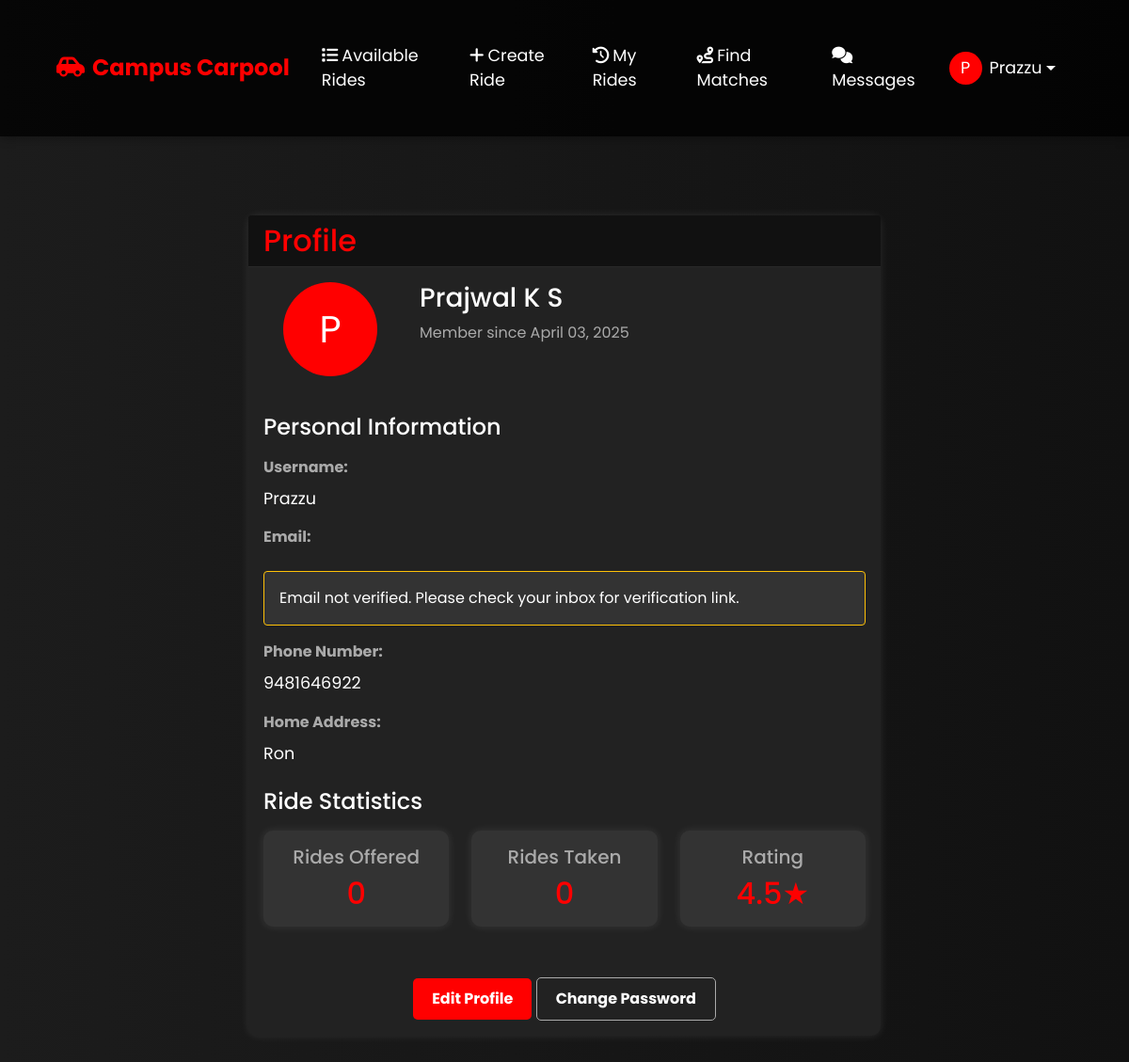
The app's page /profile/ (signed in) with its own data.
### accounts/models.py (models this page shows)
class CustomUser(AbstractUser):
    email_verified = models.BooleanField(default=False)
    campus_email = models.EmailField(unique=True)
    phone_number = models.CharField(max_length=15, blank=True)
    otp = models.CharField(max_length=6, null=True, blank=True)
    otp_created_at = models.DateTimeField(null=True, blank=True)
    home_address = models.CharField(max_length=255, blank=True)
    preferred_pickup_time = models.TimeField(null=True, blank=True)
    preferred_return_time = models.TimeField(null=True, blank=True)
    max_deviation_minutes = models.IntegerField(default=15)  # Maximum acceptable time deviation
    groups = models.ManyToManyField(
        'auth.Group',
        related_name='custom_user_set',
        blank=True,
        help_text='The groups this user belongs to.',
        verbose_name='groups',
    )
    user_permissions = models.ManyToManyField(
        'auth.Permission',
        related_name='custom_user_set',
        blank=True,
        help_text='Specific permissions for this user.',
        verbose_name='user permissions',
    )

### rides/views.py (the view)
# urls.py: path('profile/', views.profile, name='profile'),
@login_required
def profile(request):
    return render(request, 'rides/profile.html', {
        'user': request.user
    })

### rides/templates/rides/profile.html (shortened to what this page needs)
{% extends 'rides/base.html' %}
{% block content %}
<div class="container">
    <div class="row justify-content-center">
        <div class="col-md-8">
            <div class="card">
                <div class="card-header">
                    <h2 class="mb-0">Profile</h2>
                </div>
                <div class="card-body">
                    <div class="row mb-4">
                        <div class="col-md-3 text-center">
                            <div class="user-avatar-lg text-white rounded-circle d-flex align-items-center justify-content-center mb-3" style="width: 100px; height: 100px; font-size: 2.5rem;">
                                {{ user.username.0|upper }}
                            </div>
                        </div>
                        <div class="col-md-9">
                            <h3>{{ user.get_full_name|default:user.username }}</h3>
                            <p class="text-muted">Member since {{ user.date_joined|date:"F d, Y" }}</p>
                        </div>
                    </div>
                    <div class="profile-details">
                        <h4 class="mb-3">Personal Information</h4>
                        <div class="mb-3">
                            <label class="form-label"><strong>Username:</strong></label>
                            <p>{{ user.username }}</p>
                        </div>
                        <div class="mb-3">
                            <label class="form-label"><strong>Email:</strong></label>
                            {% if not user.email_verified %}
                            <div class="alert alert-warning">
                                Email not verified. Please check your inbox for verification link.
                            </div>
                            {% endif %}
                        </div>
                        <div class="mb-3">
                            <label class="form-label"><strong>Phone Number:</strong></label>
                            <p>{{ user.phone_number|default:"Not provided" }}</p>
                        </div>
                        <div class="mb-3">
                            <label class="form-label"><strong>Home Address:</strong></label>
                            <p>{{ user.home_address|default:"Not provided" }}</p>
                        </div>
                    </div>
                    <div class="ride-statistics mt-4">
                        <h4 class="mb-3">Ride Statistics</h4>
                        <div class="row">
                            <div class="col-md-4">
                                <div class="card">
                                    <div class="card-body text-center">
                                        <h5>Rides Offered</h5>
                                        <h2 class="mb-0">{{ user.routes_as_driver.count }}</h2>
                                    </div>
                                </div>
                            </div>
                            <div class="col-md-4">
                                <div class="card">
                                    <div class="card-body text-center">
                                        <h5>Rides Taken</h5>
                                        <h2 class="mb-0">{{ user.routes_as_passenger.count }}</h2>
                                    </div>
                                </div>
                            </div>
                            <div class="col-md-4">
                                <div class="card">
                                    <div class="card-body text-center">
                                        <h5>Rating</h5>
                                        <h2 class="mb-0">4.5★</h2>
                                    </div>
                                </div>
                            </div>
                        </div>
                    </div>
                    <div class="text-center mt-4">
                        <a href="{% url 'edit_profile' %}" class="btn">Edit Profile</a>
                        <a href="{% url 'change_password' %}" class="btn btn-outline-secondary">Change Password</a>
                    </div>
                </div>
            </div>
        </div>
    </div>
</div>
{% endblock %}

### rides/templates/rides/base.html (shortened to what this page needs)
<!DOCTYPE html>
<html>
<head>
    <link href="https://cdn.jsdelivr.net/npm/bootstrap@5.1.3/dist/css/bootstrap.min.css" rel="stylesheet">
    <link href="https://cdnjs.cloudflare.com/ajax/libs/font-awesome/6.0.0/css/all.min.css" rel="stylesheet">
</head>
<body>
    <nav class="navbar navbar-expand-lg navbar-dark">
        <div class="container">
            <a class="navbar-brand" href="{% url 'home' %}">
                <i class="fas fa-car-side me-2"></i>Campus Carpool
            </a>
            <div class="collapse navbar-collapse" id="navbarNav">
                <ul class="navbar-nav me-auto">
                    {% if user.is_authenticated %}
                        <li class="nav-item">
                            <a class="nav-link" href="{% url 'ride_list' %}">
                                <i class="fas fa-list me-1"></i>Available Rides
                            </a>
                        </li>
                        <li class="nav-item">
                            <a class="nav-link" href="{% url 'create_ride' %}">
                                <i class="fas fa-plus me-1"></i>Create Ride
                            </a>
                        </li>
                        <li class="nav-item">
                            <a class="nav-link" href="{% url 'my_rides' %}">
                                <i class="fas fa-history me-1"></i>My Rides
                            </a>
                        </li>
                        <li class="nav-item">
                            <a class="nav-link" href="{% url 'find_matches' %}">
                                <i class="fas fa-route me-1"></i>Find Matches
                            </a>
                        </li>
                        <li class="nav-item">
                            <a class="nav-link" href="{% url 'messages' %}">
                                <i class="fas fa-comments me-1"></i>Messages
                            </a>
                        </li>
                    {% endif %}
                </ul>
                <ul class="navbar-nav">
                    {% if user.is_authenticated %}
                        <li class="nav-item dropdown">
                            <a class="nav-link dropdown-toggle d-flex align-items-center" href="#" id="navbarDropdown" role="button" data-bs-toggle="dropdown">
                                <div class="user-avatar">
                                    {{ user.username.0|upper }}
                                </div>
                                {{ user.username }}
                            </a>
                        </li>
                    {% endif %}
                </ul>
            </div>
        </div>
    </nav>
    <div class="container mt-4">
        {% block content %}
        {% endblock %}
    </div>
</body>
</html>

### rides/templates/rides/base.html (style rules this page uses)
body { font-family: 'Poppins', sans-serif; background: linear-gradient(to right, #1c1c1c, #111); color: white; margin: 0; padding: 0; }
.navbar { background: rgba(0, 0, 0, 0.8) !important; box-shadow: 0 2px 10px rgba(0,0,0,.3); }
.navbar-brand { font-size: 1.5rem; font-weight: bold; color: red !important; }
.nav-link { font-size: 1.1rem; margin: 0 10px; color: white !important; transition: 0.3s; }
.user-avatar { width: 35px; height: 35px; border-radius: 50%; background-color: red !important; color: white; display: inline-flex; align-items: center; justify-content: center; margin-right: 8px; }
.container { padding: 20px; }
.card { background: #222; border: none; border-radius: 10px; box-shadow: 0px 0px 10px rgba(255, 255, 255, 0.1); margin-bottom: 20px; }
.card-header { background: #111; color: red; font-weight: bold; border-bottom: 1px solid rgba(255, 255, 255, 0.1); }
.card-body { color: white; }
.btn { padding: 8px 16px; background: red; border: none; border-radius: 5px; color: white; font-weight: bold; cursor: pointer; transition: 0.3s; }
.alert { background-color: #222; color: white; border: 1px solid rgba(255, 255, 255, 0.1); }
.alert-warning { border-color: #ffc107; }

### rides/templates/rides/profile.html (style rules this page uses)
body { font-family: 'Poppins', sans-serif; background: linear-gradient(to right, #1c1c1c, #111); color: white; margin: 0; padding: 0; }
.container { padding: 30px; }
.card { background: #222; border: none; border-radius: 10px; box-shadow: 0px 0px 10px rgba(255, 255, 255, 0.1); margin-bottom: 20px; }
.card-header { background: #111 !important; color: red !important; border-bottom: 1px solid rgba(255, 255, 255, 0.1); font-weight: bold; }
.card-body { color: white; }
.user-avatar-lg { background: red !important; margin: 0 auto; }
.profile-details label { color: #aaa; }
.profile-details p { font-size: 1.1rem; }
.text-muted { color: #aaa !important; }
.btn { padding: 10px 20px; background: red; border: none; border-radius: 5px; color: white; font-size: 1rem; font-weight: bold; cursor: pointer; transition: 0.3s; margin-top: 10px; }
.btn-outline-secondary { background: transparent; border: 1px solid #aaa; color: white; }
.alert { background: #333; border: 1px solid #ffc107; color: white; }
.ride-statistics .card { background: #333; transition: transform 0.3s; }
.ride-statistics h5 { color: #aaa; }
.ride-statistics h2 { color: red; }

### records on screen
CustomUser: username.0 "P", username "Prazzu", get_full_name "Prajwal K S", date_joined "April 03, 2025", phone_number "9481646922", home_address "Ron", routes_as_driver.count "0", routes_as_passenger.count "0"
